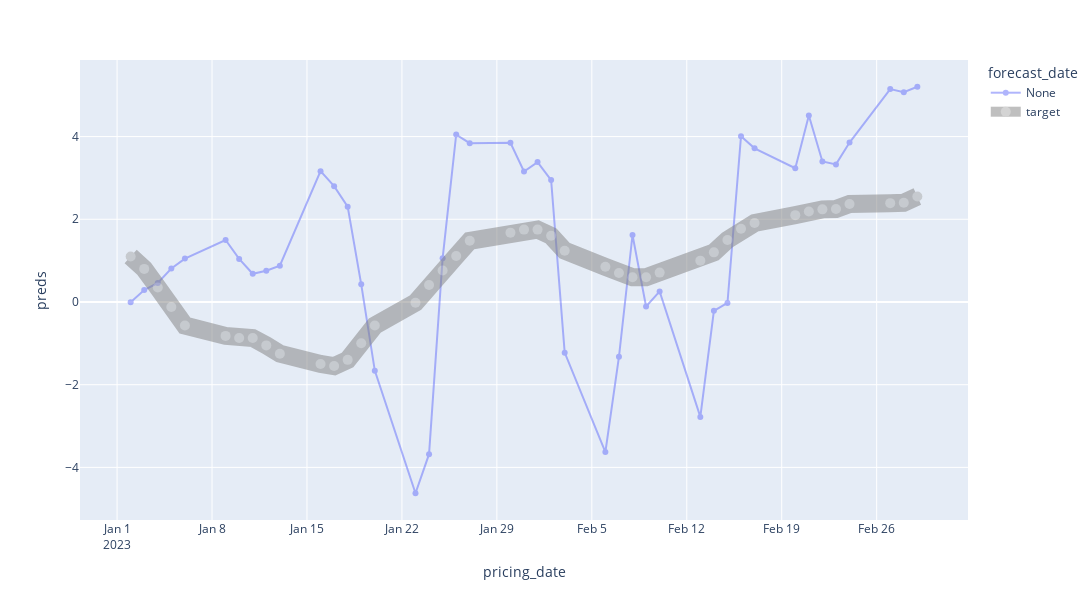

Write notebook code for a chart like this one.
### Code cell
show_plot(results_df, 'results.png')
